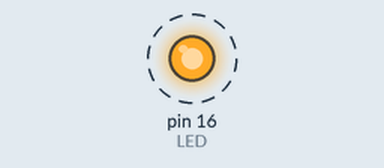
Simulated run of this sketch. Board: Arduino Uno, built with avr-gcc and run on an emulated ATmega328P. Shown: output pins drawn as LEDs (lit = HIGH). Dashed ring = blinking.

Above: at 0.5 s.
Timing chart, 0 to 4.6 s (numbered marks = the images above):
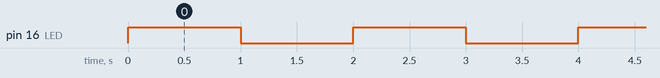

The sketch:

NodeMCUBlink.ino
```cpp
// NodeMCU's built-in LED is accessible from pin 16
int LED = 16;

// the setup function runs once when you press reset or power the board
void setup() {
  // initialize digital pin LED as an output.
  pinMode(LED, OUTPUT);
}

// the loop function runs over and over again forever
void loop() {
  digitalWrite(LED, HIGH);   // turn the LED on (HIGH is the voltage level)
  delay(1000);                       // wait for a second
  digitalWrite(LED, LOW);    // turn the LED off by making the voltage LOW
  delay(1000);                       // wait for a second
}
```

Measured:
- by itself, pin 16 (LED): alternates HIGH for 1.0 s and LOW for 1.0 s
